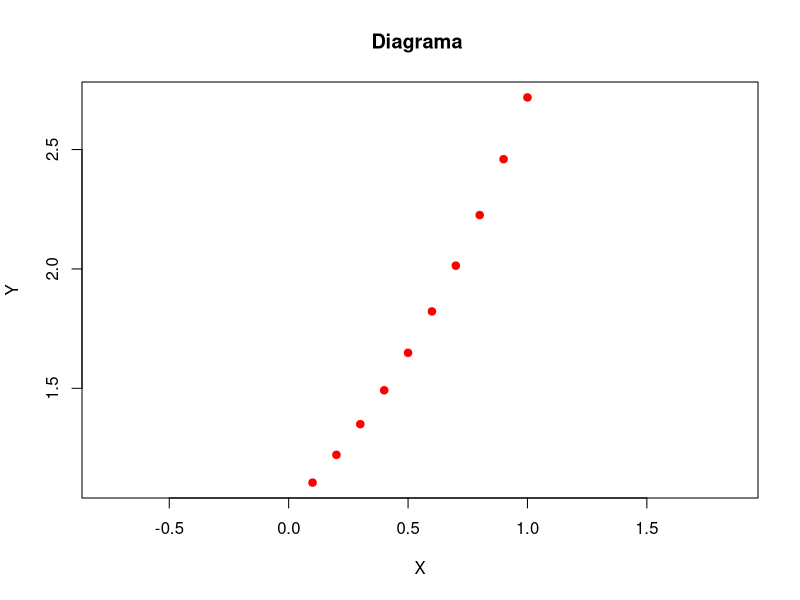

R code for this plot: (Note: this script raises an error after producing the figure.)
#Taller Análisis Numérico
arreglo=c(1)
indices=c(0)
lx=c()
i=0.1
x=1
#Conseguir puntos entre 0 y 1 (10 puntos)
while(i<1){
  indices[x]=i
  arreglo[x]=exp(i)
  cat("a sub i", arreglo[i])
  i=i+0.1
  x=x+1
}

plot(indices,arreglo, pch=19, cex=1, col = "red", asp=1,xlab="X", ylab="Y", main="Diagrama ")
Ajuste_Polinomio = poly.calc(indices,arreglo)
curve(Ajuste_Polinomio,add=T, from =-1, to =20)



